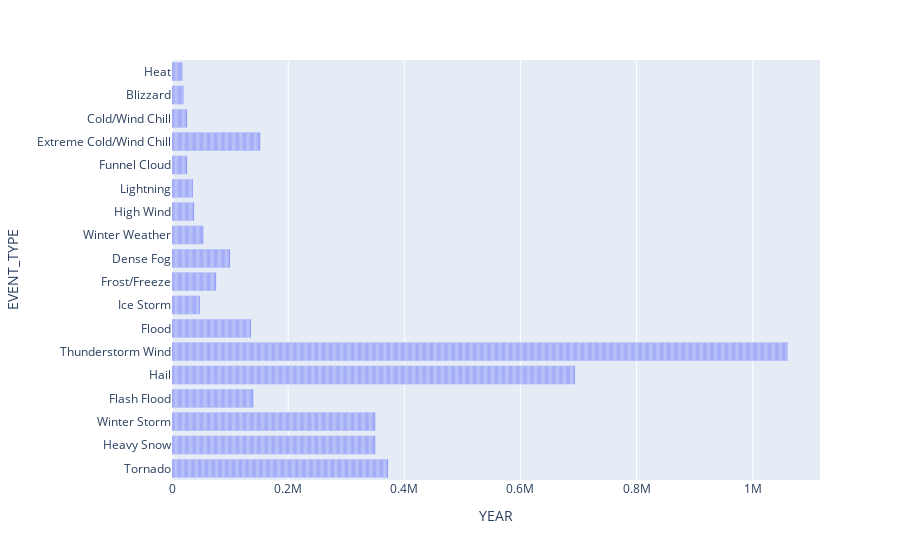

Notebook code for this chart:
### Code cell
#df = px.data.gapminder().query("YEAR" == "2020")
fig = px.bar(df, x = "YEAR", y="EVENT_TYPE")
fig.show()

### Figure 1 — Plotly figure (JSON) as saved in the notebook; plotly's stock layout.template omitted (floating-point values rounded to 4 significant figures; data arrays with more than 128 entries replaced by an {"elided": "..."} marker saying what was removed)
{"data": [{"alignmentgroup": "True", "hovertemplate": "YEAR=%{x}<br>EVENT_TYPE=%{y}<extra></extra>", "legendgroup": "", "marker": {"color": "#636efa", "pattern": {"shape": ""}}, "name": "", "offsetgroup": "", "orientation": "h", "showlegend": false, "textposition": "auto", "type": "bar", "x": {"elided": "1847 int values"}, "xaxis": "x", "y": {"elided": "1847 str values"}, "yaxis": "y"}], "layout": {"barmode": "relative", "legend": {"tracegroupgap": 0}, "margin": {"t": 60}, "xaxis": {"anchor": "y", "domain": [0, 1], "title": {"text": "YEAR"}}, "yaxis": {"anchor": "x", "domain": [0, 1], "title": {"text": "EVENT_TYPE"}}}}
